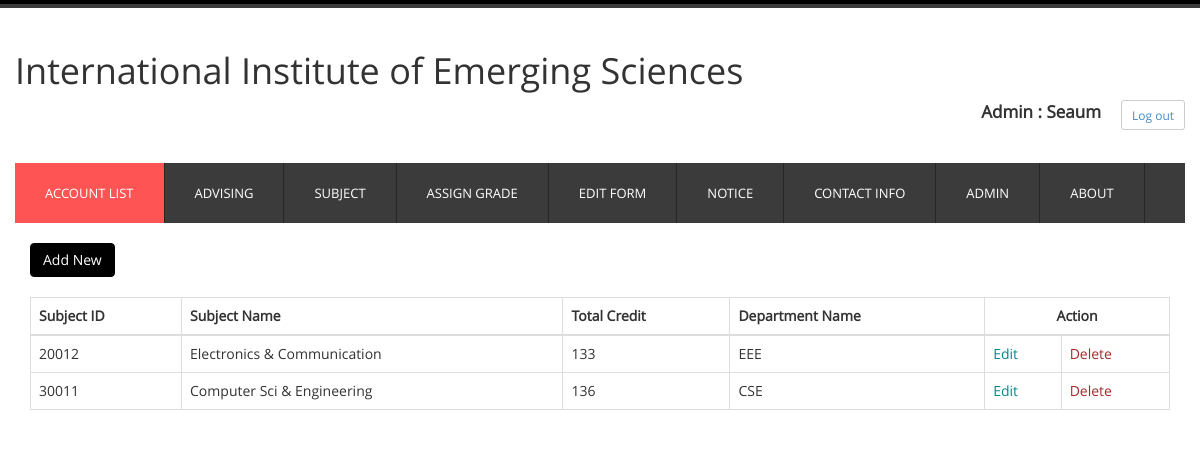
/includes/subject-list.php (signed in), run on the app's committed database.
### tables this page shows
CREATE TABLE `subject` (
  `sub_id` int(7) NOT NULL,
  `sub_name` varchar(50) NOT NULL,
  `sub_credit` int(4) NOT NULL,
  `dept_id` int(11) NOT NULL
);

CREATE TABLE `department` (
  `dept_id` int(5) NOT NULL,
  `dept_name` varchar(20) NOT NULL,
  `dept_loc` varchar(100) NOT NULL
);

### includes/subject-list.php (the view, shortened to what this page needs)
<?php
include_once('database.php');
include_once 'admin-header.php';
?>
<head>
</head>
<div class="container" style="font-size: 14px">
    <div class="row">
        <div class="col-lg-12">
            <br><a href="add-sub.php" class="btn btn-info">Add New </a><br/><br>
            <table class="table table-bordered" style width="100%">
                <thead>
                    <tr>
                        <th>Subject ID</th>
                        <th>Subject Name</th>
                        <th>Total Credit</th>
                        <th>Department Name</th>
                        <th colspan="2" style = "text-align:center;"
                        </th>Action</th>
                    </tr>
                </thead>
                <?php
                $query = "SELECT subject.sub_id,subject.sub_name,subject.sub_credit,department.dept_name FROM subject INNER JOIN department on department.dept_id=subject.dept_id ";
                $result = mysqli_query($conn, $query);
                while ($subject = mysqli_fetch_assoc($result)){
                    ?>
                    <tr>
                        <td><?php echo $subject['sub_id']; ?></td>
                        <td><?php echo $subject['sub_name']; ?></td>
                        <td><?php echo $subject['sub_credit']; ?></td>
                        <td><?php  echo $subject['dept_name']; ?></td>
                        <td>
                            <a
                                style="color:DarkCyan" href="edit_subdetail.php?subjectid=<?php echo $subject['sub_id']?>">Edit
                            </a>
                        </td>
                        <td>
                            <a style="color:brown" title="Delete"  href="subject-list.php?act=del&subjectid= <?php echo $subject['sub_id'] ?>">Delete
                            </a>
                        </td>
                    </tr>
                <?php
                }
                ?>
            </table>
        </div>
    </div>
</div>

### css/style.css (style rules this page uses)
body { font-family: 'open_sansregular'; background:#ffffff; font-size: 100%; }

### includes/subject-list.php (style rules this page uses)
.btn-info { color: #fff; background-color: #000 !important; border-color: #000 !important; }

### data on the page
subject: sub_id "20012", sub_name "Electronics & Communication", sub_credit "133", dept.dept_name "EEE"
subject: sub_id "30011", sub_name "Computer Sci & Engineering", sub_credit "136", dept.dept_name "CSE"

### other printed values
$_SESSION['adminName'] "Seaum"
